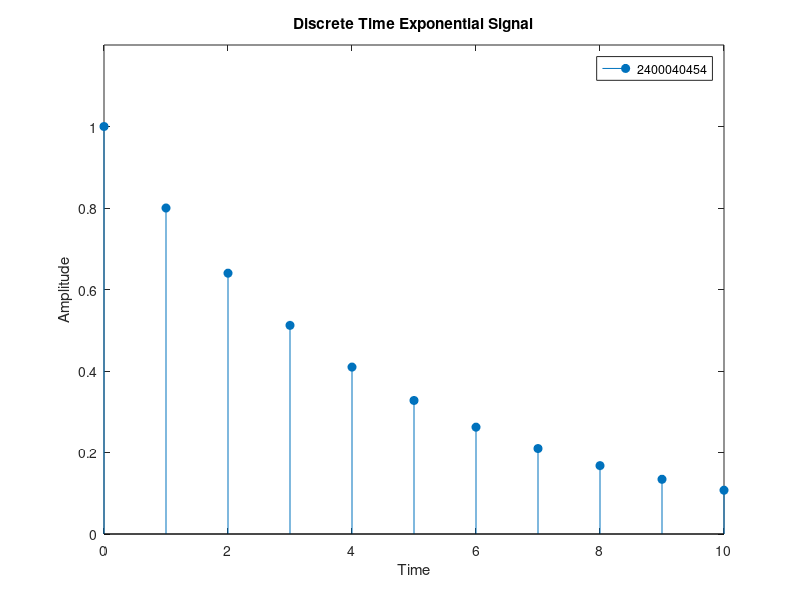

Source code (MATLAB):
clc;
clear all;
close all;
n = 0:10;
a = 0.8;
y = a.^n;
stem(n,y,'filled');
xlabel('Time');
ylabel('Amplitude');
title('Discrete Time Exponential Signal');
legend('2400040454');
axis([0 10 0 1.2]);
